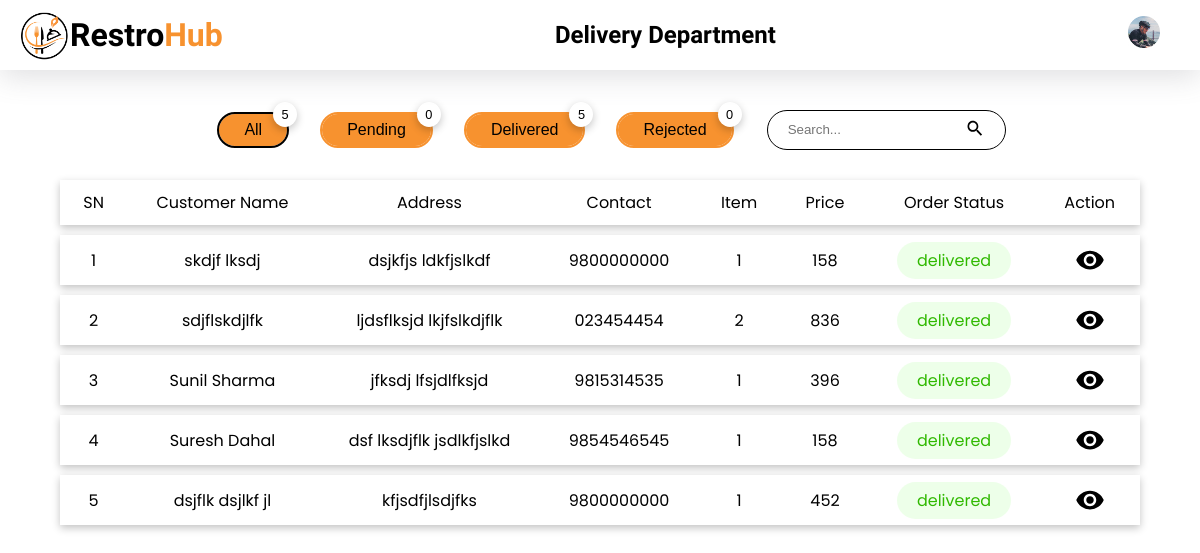
The app's page /delivery/index.php?filter=all (signed in) with its own data.
### tables this page shows
CREATE TABLE `orders` (
  `id` int(11) NOT NULL,
  `c_id` int(11) NOT NULL,
  `track_id` varchar(10) NOT NULL,
  `o_c_id` int(11) NOT NULL,
  `qty` int(11) NOT NULL,
  `f_id` int(11) NOT NULL,
  `total_price` int(10) NOT NULL,
  `note` varchar(100) DEFAULT NULL,
  `payment_method` varchar(10) NOT NULL,
  `delivery_date` date DEFAULT NULL,
  `delivery_time` time DEFAULT NULL,
  `date` datetime NOT NULL
);

CREATE TABLE `order_contact_details` (
  `o_c_id` int(11) NOT NULL,
  `address` varchar(50) NOT NULL,
  `phone` varchar(10) NOT NULL,
  `c_name` varchar(30) NOT NULL
);

CREATE TABLE `to_be_delivered` (
  `tbd_id` int(11) NOT NULL,
  `order_id` int(11) NOT NULL,
  `status` varchar(10) NOT NULL,
  `date` datetime NOT NULL DEFAULT current_timestamp()
);

### delivery/index.php (the view, shortened to what this page needs)
<!DOCTYPE html>
<html lang="en">
<head>
    <link rel="stylesheet" href="../styles/style.css">
</head>
<body>
    <?php
    require './components/header.php'
    ?>
    <main style="margin: 40px 5%;">
        <div class="flex items-center mt-20 justify-center">
            <?php
            $sql = "delete from to_be_delivered where Date(date) < DATE_SUB(NOW(), INTERVAL 1 DAY)";
            mysqli_query($conn, $sql) or die("Something went wrong");
            $sql_all = "select tbd_id from to_be_delivered inner join orders on to_be_delivered.order_id  = orders.id group by orders.c_id, orders.date";
            $result_all = mysqli_query($conn, $sql_all) or die("Query Failed");
            $data_all = mysqli_num_rows($result_all);
            $sql_pending = "select tbd_id from to_be_delivered inner join orders on to_be_delivered.order_id = orders.id where status = 'pending' group by orders.c_id, orders.date";
            $result_pending = mysqli_query($conn, $sql_pending) or die("Query Failed");
            $data_pending = mysqli_num_rows($result_pending);
            $sql_delivered = "select tbd_id from to_be_delivered inner join orders on to_be_delivered.order_id = orders.id where status = 'delivered' group by orders.c_id, orders.date";
            $result_delivered  = mysqli_query($conn, $sql_delivered) or die("Query Failed");
            $data_delivered = mysqli_num_rows($result_delivered);
            $sql_rejected = "select tbd_id from to_be_delivered inner join orders on to_be_delivered.order_id = orders.id where status = 'rejected' group by orders.c_id, orders.date";
            $result_rejected = mysqli_query($conn, $sql_rejected) or die("Query Failed");
            $data_rejected = mysqli_num_rows($result_rejected);
            ?>
            <a href="?filter=all" class="ml-35">
                <button class="button border-curve-lg relative <?php if ($_GET['filter'] == "all") echo "active"; ?>">All
                    <div class="count-top shadow"><?php
                                                    echo $data_all;
                                                    ?>
                    </div>
                </button>
            </a>
            <a href="?filter=pending" class="ml-35">
                <button class="button border-curve-lg relative <?php if ($_GET['filter'] == "pending") echo "active"; ?>">Pending
                    <div class="count-top shadow"><?php
                                                    echo $data_pending;
                                                    ?>
                    </div>
                </button>
            </a>
            <a href="?filter=delivered" class="ml-35">
                <button class="button border-curve-lg relative <?php if ($_GET['filter'] == "delivered") echo "active"; ?>">Delivered
                    <div class="count-top shadow"><?php
                                                    echo $data_delivered;
                                                    ?>
                    </div>
                </button>
            </a>
            <a href="?filter=rejected" class="ml-35">
                <button class="button border-curve-lg relative <?php if ($_GET['filter'] == "rejected") echo "active"; ?>">Rejected
                    <div class="count-top shadow"><?php
                                                    echo $data_rejected;
                                                    ?>
                    </div>
                </button>
            </a>
            <form action="#" method="post" class="search_form relative border-curve-lg" style="margin-left: 35px !important">
                <div class="flex items-center">
                    <input type="search" placeholder="Search..." class="no_outline search_order" name="search-order" id="search-order">
                    <button type="submit" class="no_bg no_outline"><img src="../images/ic_search.svg" alt="search icon"></button>
                </div>
            </form>
        </div>
        <?php
        if (isset($_GET['filter']) && $_GET['filter'] != 'all') {
            $filter_by = $_GET['filter'];
            $sql = "select count(orders.id) as total_item_bought,
                    orders.c_id,
                    orders.qty,
                    orders.track_id,
                    sum(orders.total_price) as total_price,
                    orders.note,
                    orders.date,
                    orders.f_id,
                    order_contact_details.address,
                    order_contact_details.phone,
                    order_contact_details.c_name,
                    to_be_delivered.tbd_id,
                    to_be_delivered.status,
                    aos.aos_id
                    from orders
                    inner join order_contact_details on orders.o_c_id = order_contact_details.o_c_id
                    inner join to_be_delivered on orders.id = to_be_delivered.order_id
                    inner join aos on orders.id = aos.order_id
                    where to_be_delivered.status = '{$filter_by}'
                    group by orders.c_id, orders.date
                    order by orders.id desc
                    ";
            unset($_GET['filter']);
        } else {
            $sql = "select count(orders.id) as total_item_bought,
                    orders.c_id,
                    orders.qty,
                    orders.track_id,
                    sum(orders.total_price) as total_price,
                    orders.note,
                    orders.date,
                    orders.f_id,
                    order_contact_details.address,
                    order_contact_details.phone,
                    order_contact_details.c_name,
                    to_be_delivered.tbd_id,
                    to_be_delivered.status,
                    aos.aos_id
                    from orders
                    inner join order_contact_details on orders.o_c_id = order_contact_details.o_c_id
                    inner join to_be_delivered on orders.id = to_be_delivered.order_id
                    inner join aos on orders.id = aos.order_id
                    group by orders.c_id, orders.date
                    order by orders.id desc
                    ";
        }
        $result = mysqli_query($conn, $sql) or die("Query Failed");
        ?>
        <table class="mt-20">
            <tr class="shadow">
                <th>SN</th>
                <th>Customer Name</th>
                <th>Address</th>
                <th>Contact</th>
                <th>Item</th>
                <th>Price</th>
                <th>Order Status</th>
                <th>Action</th>
            </tr>
            <?php
            $i = 0;
            while ($row = mysqli_fetch_assoc($result)) {
                $i++;
                $address = $row["address"];
                $phone = $row["phone"];
                $status = $row["status"];
                $cid = $row["c_id"];
                $id = $row["track_id"];
            ?>
                <tr class="shadow pointer" onclick="redirectToViewPage('<?php echo base64_encode(serialize($cid)); ?>', '<?php echo base64_encode(serialize($id)); ?>');">
                    <td><?php echo $i; ?> </td>
                    <td><?php echo $row["c_name"]; ?> </td>
                    <td><?php echo $address; ?> </td>
                    <td><?php echo $phone; ?> </td>
                    <td><?php echo $row['total_item_bought']; ?> </td>
                    <td><?php echo $row["total_price"]; ?> </td>
                    <td><span class="<?php echo $status ?> border-curve-lg p_7-20"><?php echo $status; ?></span></td>
                    <td class="table_action_container">
                        <button class="no_bg no_outline">
                            <img src="../images//ic_eye.svg" width="30px" style="vertical-align: middle;" alt="options menu">
                        </button>
                    </td>
                </tr>
            <?php
            }
            ?>
        </table>
    </main>
</body>
</html>

### styles/style.css (style rules this page uses)
:root { --black: #000000; --gray: #afafaf; --light-gray: #f3f3f3; --primary-color: #F7922F; --trans-black: #00000030; --very-trans-black: #00000020; --trans-green: #DCFFD380; --trans-green-text: #30B900; --trans-yellow: #fafd3e67; --trans-yellow-text: #46500C; --trans-purple: #FFA0FB66; --trans-purple-text: #A500F3; --trans-primary: #F7922F50; --trans-red: #FFD6D6; --trans-red-text: #934747; --white: #ffffff; }
* { margin: 0; padding: 0; box-sizing: border-box; list-style: none; text-decoration: none; color: var(--black); }
html { scroll-behavior: smooth; }
.no_outline { outline: none; border: none; }
.no_bg { background-color: transparent; }
body { background-color: var(--white); }
a, button, a>*, button>*, input[type="submit"], .menu__for-sidebar, .menu__for-sidebar>*, .admin_profile_image, .date_filter_close, .popper-btn, .pointer { cursor: pointer; }
.shadow { box-shadow: rgba(0, 0, 0, 0.24) 0px 3px 8px; }
.mt-20 { margin-top: 20px !important; }
.p_7-20 { padding: 7px 20px; }
.ml-35 { margin-left: 35px; }
.border-curve-lg { border-radius: 25px; }
.flex { display: flex; align-items: flex-start; justify-content: space-between; flex-direction: row; }
.items-center { align-items: center; }
.justify-center { justify-content: center; }
.relative { position: relative; }
body, .body-text { font-family: 'Poppins', sans-serif; }
.button { background-color: var(--primary-color); padding: 7px 25px; font-size: 1rem; min-width: fit-content; border: none !important; vertical-align: middle; outline: 2px solid var(--primary-color); }
.button:active, .button.active { outline: 2px solid var(--black); }
.search_form { border: 2px solid var(--black); height: 40px; margin: 0 10px; padding: 3px 5px; }
.table_action_container { position: relative; }
.count-top { position: absolute; top: -12px; right: -10px; background-color: var(--white); padding: 5px; border-radius: 50%; font-size: 0.8rem; min-height: 1.5rem; min-width: 1.5rem; }
.search_form { border: 1px solid var(--black); padding: 7px 20px; transition: 0.3s; }
.search_form div img { width: 20px; }
table { border-collapse: separate; border-spacing: 0 10px; text-align: center; width: 100%; }
table th { font-weight: normal; }
table tr { background-color: var(--white); }
table tr td, table tr th { padding: 10px 20px; width: fit-content; }
.delivered { background-color: var(--trans-green); color: var(--trans-green-text); }

### records on screen
orders: o_c.c_name "skdjf lksdj", o_c.address "dsjkfjs ldkfjslkdf", o_c.phone "9800000000", total_item_bought "1", total_price "158", to_be_delivered.status "delivered"
orders: o_c.c_name "sdjflskdjlfk", o_c.address "ljdsflksjd lkjfslkdjflk", o_c.phone "023454454", total_item_bought "2", total_price "836", to_be_delivered.status "delivered"
orders: o_c.c_name "Sunil Sharma", o_c.address "jfksdj lfsjdlfksjd", o_c.phone "9815314535", total_item_bought "1", total_price "396", to_be_delivered.status "delivered"
orders: o_c.c_name "Suresh Dahal", o_c.address "dsf lksdjflk jsdlkfjslkd", o_c.phone "9854546545", total_item_bought "1", total_price "158", to_be_delivered.status "delivered"
orders: o_c.c_name "dsjflk dsjlkf jl", o_c.address "kfjsdfjlsdjfks", o_c.phone "9800000000", total_item_bought "1", total_price "452", to_be_delivered.status "delivered"

### other values on screen
$data_all "5"
$data_pending "0"
$data_delivered "5"
$data_rejected "0"
